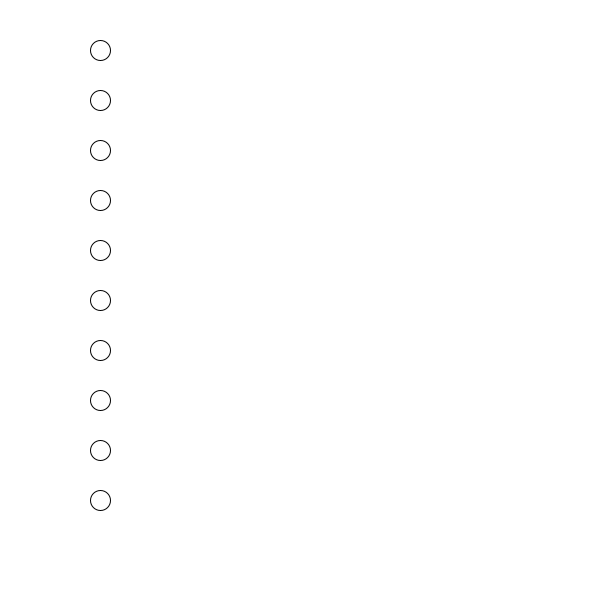
Frame 1 (no input)
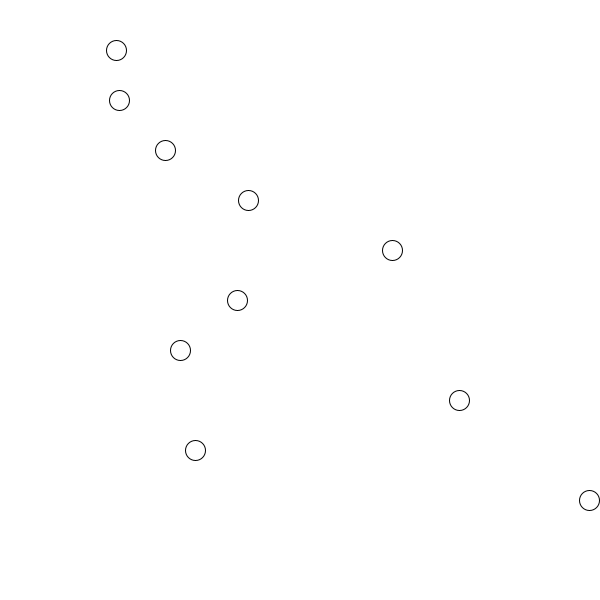
Frame 60 (the mouse pressed at the canvas centre just before this capture)
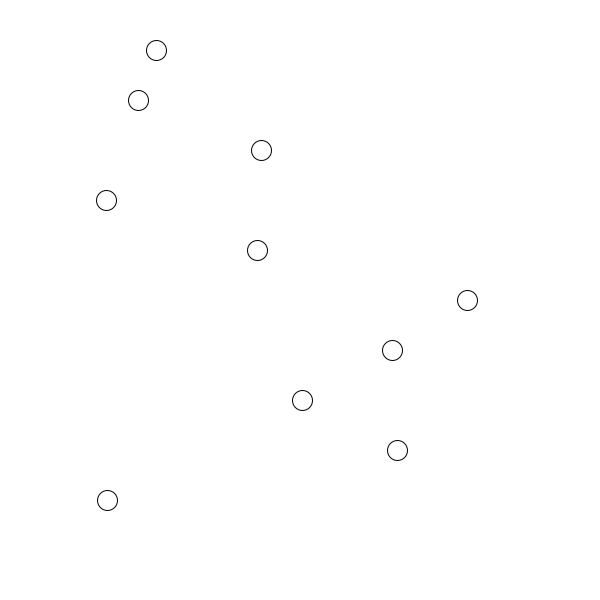
Frame 120 (the mouse held since frame 60 and released just before this capture)

The Processing sketch that drew these frames (run headless with seeded random() and noise(); from frame 60 on, the mouse is pressed at the canvas centre):

// Processing sketch: Week_12_class
// ── Week_12_class.pde
ballz moreBallz [] = new ballz[10];


void setup() {
  size(600, 600);

  for (int i = 0; i<10; i++) {
    moreBallz[i] = new ballz(100,(i + 1)*50);
  }
}

void draw() {
  background(255);

  for (int i = 0; i < 10; i++) {
   moreBallz[i].display();
    moreBallz[i].move();
    moreBallz[i].reset();


}
}

// ── ballz.pde
class ballz {
  //data
  PVector position;
  PVector velocity;
  PVector acceleration;

  int size = 20;

  ballz(int x, int y) {
    position = new PVector(x, y);
    velocity = new PVector(random(1, 4), 0);
    acceleration = new PVector(random(.01, 1), 0);
  }

  void display() {
    ellipse(position.x, position.y, size, size);
  }

  void move() {
    position.add(velocity);
    velocity.add(acceleration);
  }

  void reset() {
    if (position.x > width+size/2) {
      position.x = 100; 
      velocity = new PVector(random(2, 4), 0);
    }
  }
}
